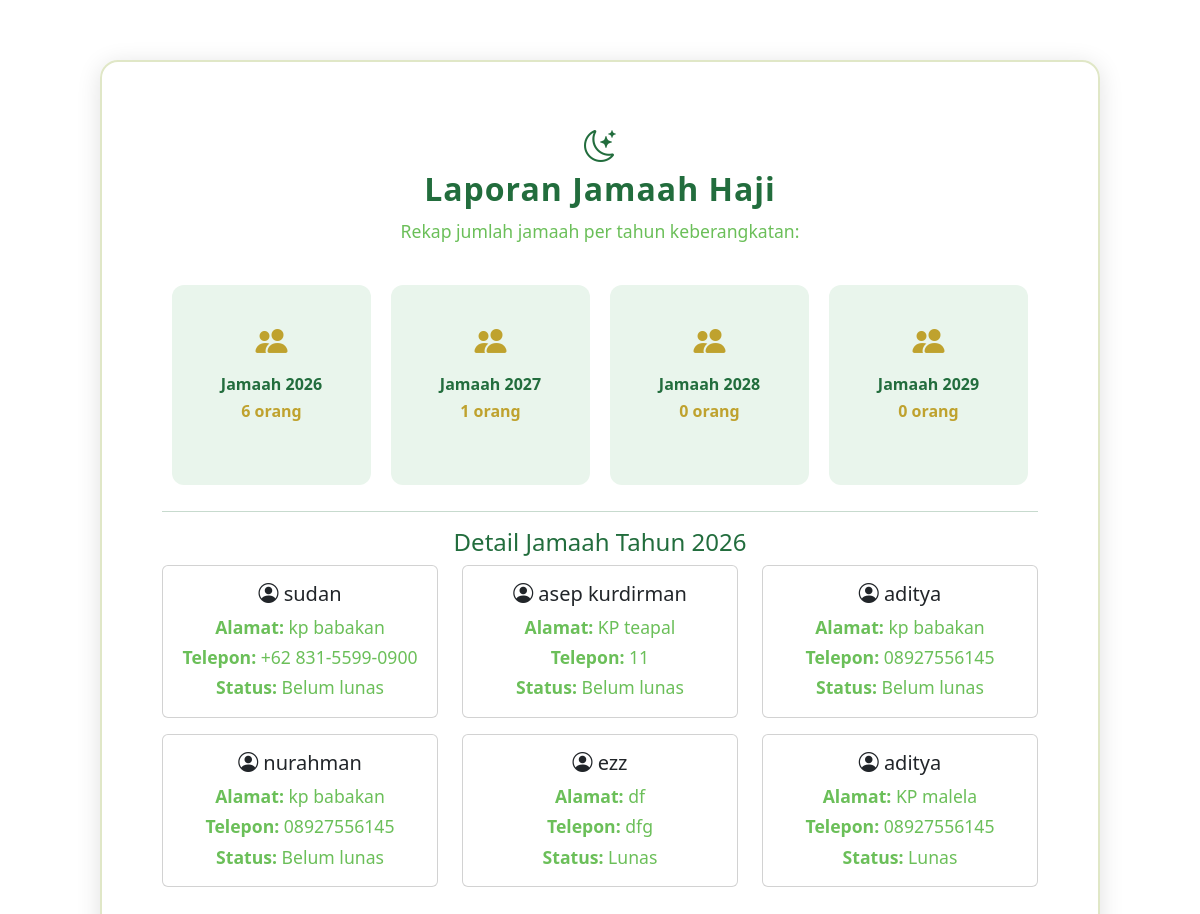
/contern/jamaahHaji/laporan.php?tahun=2026, run on an earlier commit of the app's database.
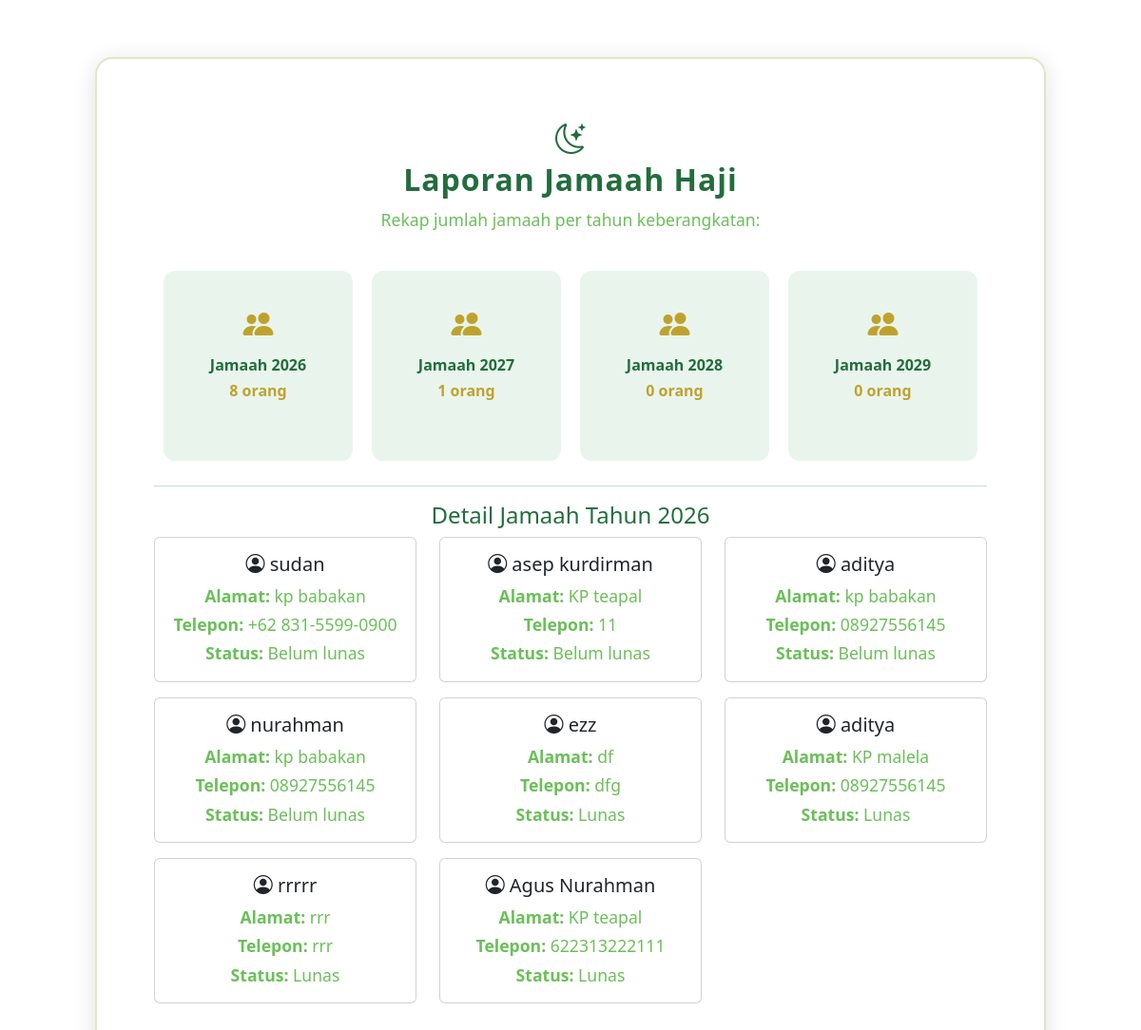
And on a later commit of the database.
### tables this page shows
CREATE TABLE `jamaah_haji` (
  `id` int NOT NULL,
  `foto` varchar(100) NOT NULL,
  `nik` varchar(20) NOT NULL,
  `no_porsi` varchar(30) NOT NULL,
  `nama_lengkap` varchar(100) NOT NULL,
  `jenis_kelamin` varchar(20) DEFAULT NULL,
  `tanggal_lahir` date NOT NULL,
  `alamat` varchar(200) DEFAULT NULL,
  `telepon` varchar(30) DEFAULT NULL,
  `no_paspor` varchar(20) DEFAULT NULL,
  `golongan_darah` varchar(5) DEFAULT NULL,
  `penyakit_bawaan` varchar(100) DEFAULT NULL,
  `jadwal_berangkat` date DEFAULT NULL,
  `status` varchar(250) NOT NULL,
  `data_pulang` date DEFAULT NULL,
  `id_pembimbing` int DEFAULT NULL
);

### contern/jamaahHaji/laporan.php (the view, shortened to what this page needs)
<?php
include __DIR__ . '/../../backend/query/read.php';
$jumlah2026 = $conn->query("SELECT COUNT(*) as jml FROM jamaah_haji WHERE YEAR(jadwal_berangkat) = 2026")->fetch_assoc()['jml'];
$jumlah2027 = $conn->query("SELECT COUNT(*) as jml FROM jamaah_haji WHERE YEAR(jadwal_berangkat) = 2027")->fetch_assoc()['jml'];
$jumlah2028 = $conn->query("SELECT COUNT(*) as jml FROM jamaah_haji WHERE YEAR(jadwal_berangkat) = 2028")->fetch_assoc()['jml'];
$jumlah2029 = $conn->query("SELECT COUNT(*) as jml FROM jamaah_haji WHERE YEAR(jadwal_berangkat) = 2029")->fetch_assoc()['jml'];
?>
<!DOCTYPE html>
<html lang="id">
<head>
    <link rel="stylesheet" href="../../jamaahHaji/index.css">
    <link rel="stylesheet" href="https://cdn.jsdelivr.net/npm/bootstrap@5.3.7/dist/css/bootstrap.min.css" />
    <link rel="stylesheet" href="https://cdn.jsdelivr.net/npm/bootstrap-icons@1.13.1/font/bootstrap-icons.min.css" />
    <link rel="stylesheet" href="../dasboard/index.css" />
</head>
<body>
    <div class="conten">
        <span style="font-size:2rem; color:#226d3d;"><i class="bi bi-moon-stars"></i></span>
        <h2>Laporan Jamaah Haji</h2>
        <p>Rekap jumlah jamaah per tahun keberangkatan:</p>
        <div class="d-flex justify-content-center flex-wrap">
            <a href="?tahun=2026" style="text-decoration:none; color:inherit;" class="stat-card">
                <i class="bi bi-people-fill"></i>
                <h5>Jamaah 2026</h5>
                <p><?= $jumlah2026 ?> orang</p>
            </a>
            <a href="?tahun=2027" style="text-decoration:none; color:inherit;" class="stat-card">
                <i class="bi bi-people-fill"></i>
                <h5>Jamaah 2027</h5>
                <p><?= $jumlah2027 ?> orang</p>
            </a>
            <a href="?tahun=2028" style="text-decoration:none; color:inherit;" class="stat-card">
                <i class="bi bi-people-fill"></i>
                <h5>Jamaah 2028</h5>
                <p><?= $jumlah2028 ?> orang</p>
            </a>
            <a href="?tahun=2029" style="text-decoration:none; color:inherit;" class="stat-card">
                <i class="bi bi-people-fill"></i>
                <h5>Jamaah 2029</h5>
                <p><?= $jumlah2029 ?> orang</p>
            </a>
        </div>
        <?php
        if (isset($_GET['tahun'])) {
            $tahun = intval($_GET['tahun']);
            echo "<hr><h4>Detail Jamaah Tahun $tahun</h4>";
            $q = $conn->query("SELECT * FROM jamaah_haji WHERE YEAR(jadwal_berangkat) = $tahun");
            echo '<div class="row">';
            while ($row = $q->fetch_assoc()) {
                echo '<div class="col-md-4 mb-3">';
                echo '<div class="card card-jamaah" onclick="window.location.href=\'detailJamaah.php?id=' . $row['id'] . '\'">';
                echo '<div class="card-body">';
                echo '<h5 class="card-title"><i class="bi bi-person-circle"></i> ' . htmlspecialchars($row['nama_lengkap']) . '</h5>';
                echo '<p class="card-text mb-1"><strong>Alamat:</strong> ' . htmlspecialchars($row['alamat']) . '</p>';
                echo '<p class="card-text mb-1"><strong>Telepon:</strong> ' . htmlspecialchars($row['telepon']) . '</p>';
                echo '<p class="card-text"><strong>Status:</strong> ' . htmlspecialchars($row['status']) . '</p>';
                echo '</div></div></div>';
            }
            echo '</div>';
        }
        ?>
    </div>
</body>
</html>

### index.css (style rules this page uses)
body { height: 100vh; margin: 0; }
a { color: #388e3c; text-decoration: none; }

### contern/dasboard/index.css (style rules this page uses)
body { margin: 0; font-family: 'Segoe UI', sans-serif; background: url('https://images.pexels.com/photos/2291789/pexels-photo-2291789.jpeg') no-repeat center center fixed; background-size: cover; }
.conten { margin: 60px auto; max-width: 1000px; background: rgba(255, 255, 255, 0.85); border-radius: 18px; box-shadow: 0 4px 24px rgba(0, 0, 0, 0.12); padding: 60px 60px; color: #226d3d; text-align: center; border: 2px solid #e0e7c7; }
.conten h2 { color: #226d3d; font-weight: bold; margin-bottom: 10px; letter-spacing: 1px; }
.conten p { color: #6bbf59; font-size: 1.1rem; margin-bottom: 30px; }
.stat-card { background: #e9f5ec; padding: 30px; border-radius: 12px; margin: 10px; flex: 1; min-width: 120px; height: 200px; display: flex; flex-direction: column; justify-content: center; }
.stat-card i { font-size: 2rem; color: #bfa22e; margin-bottom: 10px; }
.stat-card h5 { font-size: 1rem; font-weight: bold; margin-bottom: 5px; color: #226d3d; }
.stat-card p { font-size: 1rem; font-weight: bold; color: #bfa22e; }

What changed in the data, as far as the page shows it:
added jamaah_haji: nama_lengkap "rrrrr", alamat "rrr", telepon "rrr", status "Lunas"
added jamaah_haji: nama_lengkap "Agus Nurahman", alamat "KP teapal", telepon "622313222111", status "Lunas"
Also different on the page:
$jumlah2026: "6" → "8"
